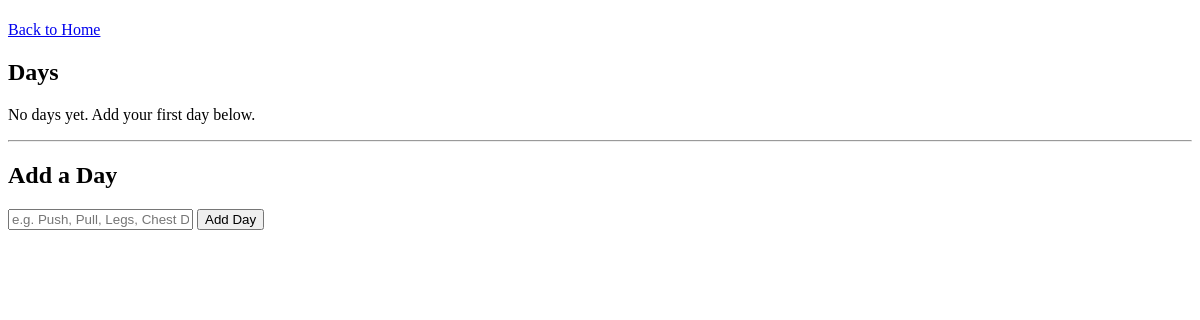
/split/3, run on an earlier commit of the app's database.
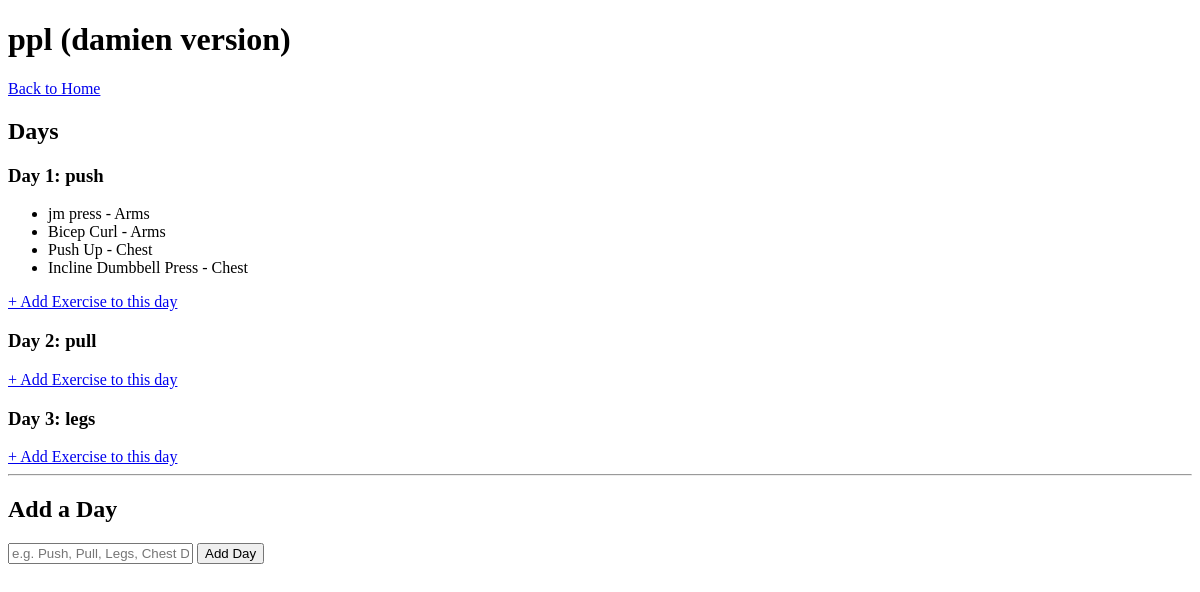
And on a later commit of the database.
### tables this page shows
CREATE TABLE workout_splits (
            id INTEGER PRIMARY KEY AUTOINCREMENT,
            name TEXT NOT NULL
        );

CREATE TABLE split_days (
            id INTEGER PRIMARY KEY AUTOINCREMENT,
            split_id INTEGER NOT NULL,
            day_name TEXT NOT NULL,
            day_order INTEGER NOT NULL,
            FOREIGN KEY (split_id) REFERENCES workout_splits(id)
        );

CREATE TABLE exercises (
            id INTEGER PRIMARY KEY AUTOINCREMENT,
            name TEXT NOT NULL,
            muscle_group TEXT NOT NULL
        );

### app.py (the view)
@app.route("/split/<int:split_id>")
def view_split(split_id):
    conn = get_db()
    cursor = conn.cursor()
    cursor.execute("SELECT * FROM workout_splits WHERE id = ?", (split_id,))
    split = cursor.fetchone()
    cursor.execute(
        "SELECT * FROM split_days WHERE split_id = ? ORDER BY day_order",
        (split_id,)
    )
    days = cursor.fetchall()
    days_with_exercises = []
    for day in days:
        cursor.execute("""
            SELECT exercises.* FROM exercises
            JOIN split_exercises ON exercises.id = split_exercises.exercise_id
            WHERE split_exercises.split_day_id = ?
        """, (day["id"],))
        day_exercises = cursor.fetchall()
        days_with_exercises.append({
            "id": day["id"],
            "day_name": day["day_name"],
            "day_order": day["day_order"],
            "exercises": day_exercises
        })
    conn.close()
    return render_template("view_split.html", split=split, days=days_with_exercises)

### app.py (called while the page is built)
def get_db():
    conn = sqlite3.connect(DB_PATH)
    conn.row_factory = sqlite3.Row
    return conn

### templates/view_split.html (shortened to what this page needs)
<!DOCTYPE html>
<html lang="en">
<head>
</head>
<body>
    <h1>{{ split.name }}</h1>
    <a href="/">Back to Home</a>
    <h2>Days</h2>
    {% if days %}
        {% for day in days %}
            <div>
                <h3>Day {{ day.day_order }}: {{ day.day_name }}</h3>
                <ul>
                    {% for exercise in day.exercises %}
                        <li>{{ exercise.name }} - {{ exercise.muscle_group }}</li>
                    {% endfor %}
                </ul>
                <a href="/split/{{ split.id }}/add-day-exercise/{{ day.id }}">+ Add Exercise to this day</a>
            </div>
        {% endfor %}
    {% else %}
        <p>No days yet. Add your first day below.</p>
    {% endif %}
    <hr>
    <h2>Add a Day</h2>
    <form action="/split/{{ split.id }}/add-day" method="POST">
        <input type="text" name="day_name" placeholder="e.g. Push, Pull, Legs, Chest Day" required>
        <button type="submit">Add Day</button>
    </form>
</body>
</html>

What changed in the data, as far as the page shows it:
added workout_splits: name "ppl (damien version)"
added split_days: day_order "1", day_name "push"
added exercises: name "jm press", muscle_group "Arms"
now on this page (row unchanged): exercises: name "Bicep Curl", muscle_group "Arms"
now on this page (row unchanged): exercises: name "Push Up", muscle_group "Chest"
added exercises: name "Incline Dumbbell Press", muscle_group "Chest"
added split_days: day_order "2", day_name "pull"
added split_days: day_order "3", day_name "legs"
Also different on the page:
text no longer shown: "No days yet. Add your first day below."
